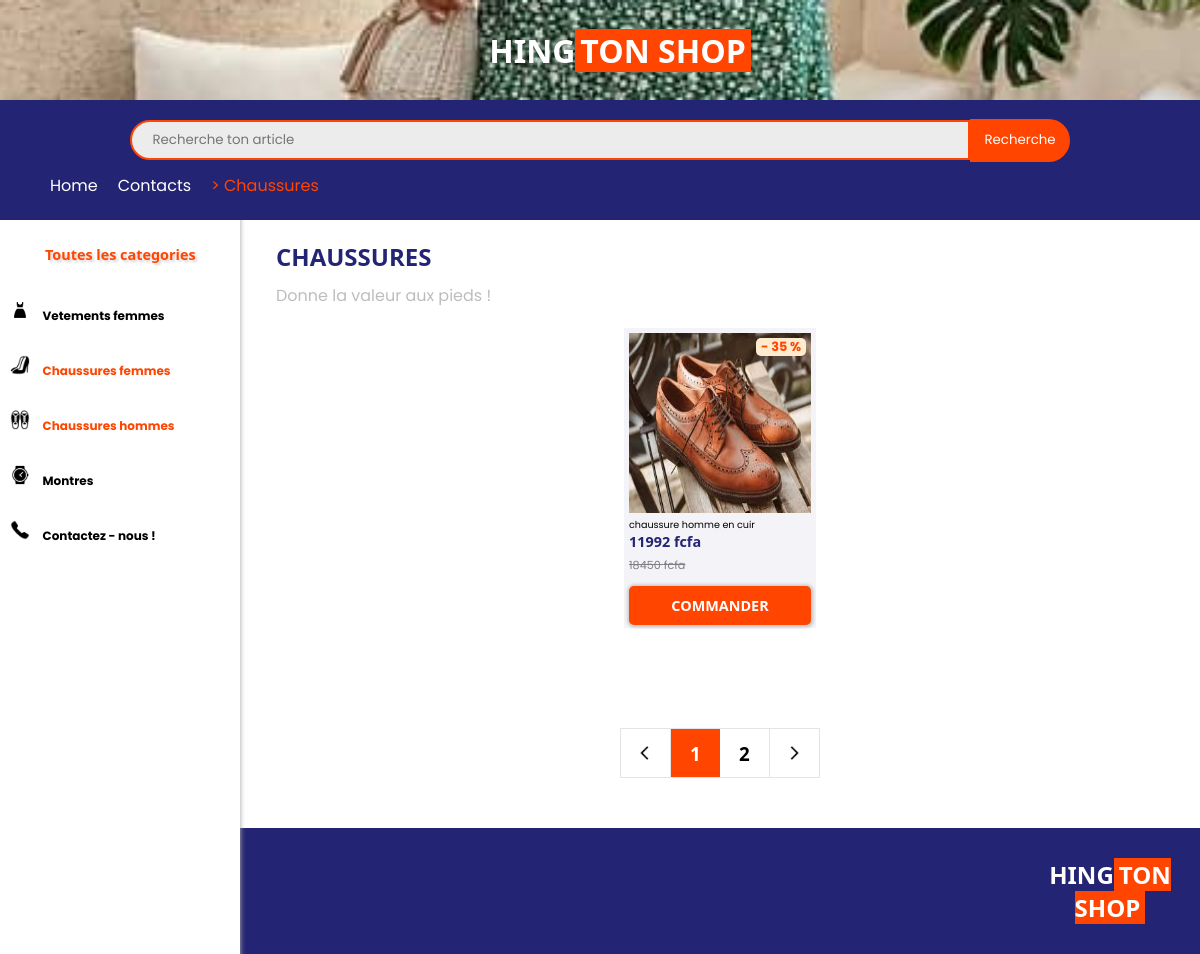
/sac, run on the app's committed database.
### app.py (models this page shows, shortened)
class Ajouter(db.Model):
    id = db.Column(db.Integer, primary_key = True)
    nom = db.Column(db.String(15), unique = False , nullable = False)
    description = db.Column(db.String(100), unique = False , nullable = False)
    prix = db.Column(db.String(100), unique = False , nullable = False)
    porce = db.Column(db.String(100), unique = False , nullable = False)
    porceprix = db.Column(db.String(100), unique = False , nullable = False)
    categorie = db.Column(db.String(100), unique = False , nullable = False)
    image = db.Column(db.String(100), unique = True , nullable = False)
    twoimage = db.Column(db.String(100), unique = False , nullable = False)
    threeimage = db.Column(db.String(100), unique = False , nullable = False)
    forimage = db.Column(db.String(100), unique = False , nullable = False)
    xs = db.Column(db.String(100), unique = False , nullable = False)
    s = db.Column(db.String(100), unique = False , nullable = False)
    m = db.Column(db.String(100), unique = False , nullable = False)
    l = db.Column(db.String(100), unique = False , nullable = False)
    xl = db.Column(db.String(100), unique = False , nullable = False)
    xxl = db.Column(db.String(100), unique = False , nullable = False)
    rouge = db.Column(db.String(100), unique = False , nullable = False)
    blanc = db.Column(db.String(100), unique = False , nullable = False)
    noir = db.Column(db.String(100), unique = False , nullable = False)
    jaune = db.Column(db.String(100), unique = False , nullable = False)
    vert = db.Column(db.String(100), unique = False , nullable = False)
    orange = db.Column(db.String(100), unique = False , nullable = False)
    bleu = db.Column(db.String(100), unique = False , nullable = False)
    rose = db.Column(db.String(100), unique = False , nullable = False)
    marron = db.Column(db.String(100), unique = False , nullable = False)
    violet = db.Column(db.String(100), unique = False , nullable = False)
    gris = db.Column(db.String(100), unique = False , nullable = False)
    tranwite = db.Column(db.String(100), unique = False , nullable = False)
    tranneuf = db.Column(db.String(100), unique = False , nullable = False)
    karente = db.Column(db.String(100), unique = False , nullable = False)
    tranwiteun = db.Column(db.String(100), unique = False , nullable = False)
    tranwitedeux = db.Column(db.String(100), unique = False , nullable = False)
    tranwitrois = db.Column(db.String(100), unique = False , nullable = False)
    tranwitekate = db.Column(db.String(100), unique = False , nullable = False)

### app.py (the view)
@app.route("/sac")
def sac():
    data = []
    a = Ajouter.query.all()
    for i in a:
        if i.categorie == 'chaussure':
            data.append(i)
    return render_template("sac.html", data = data)

### templates/sac.html (shortened to what this page needs)
<!DOCTYPE html>
<html lang="en">
<head>
    <link rel="stylesheet" href="/static/CSS/vent.css">
</head>
<body>
    <div class="imageinforer">
        <div class="retse">
            <div class="menu">
                <h1 >Toutes les categories</h1>
            </div>
            <a href="/vente" style="text-decoration: none;">
                <p ><img src="{{url_for('static', filename='IMAGE/habifeme.png')}}" width="20px" alt=""> <span>Vetements femmes </span></p>
            </a>
            <a href="/sac" style="text-decoration: none;">
                <p ><img src="{{url_for('static', filename='IMAGE/chofeme.png')}}" width="20px" alt=""> <span style="color: orangered;">Chaussures femmes </span></p>
            </a>
            <a href="/sac" style="text-decoration: none;">
                <p ><img src="{{url_for('static', filename='IMAGE/shoe.png')}}" width="20px" alt=""> <span style="color: orangered;">Chaussures hommes</span></p>
            </a>
            <a href="/montre" style="text-decoration: none;">
                <p ><img src="{{url_for('static', filename='IMAGE/montre.png')}}" width="20px" alt=""> <span>Montres </span></p>
            </a>
            <a href="/#contace" style="text-decoration: none;">
                <p ><img src="{{url_for('static', filename='IMAGE/tle.png')}}" width="20px" alt=""> <span>Contactez - nous ! </span></p>
            </a>
        </div>
    </div>
    <div class="ente">
        <div class="tete">
            <div class="te1">
                <h1 style="font-family: 'Segoe UI', Tahoma, Geneva, Verdana, sans-serif;font-size: 2rem;color: white;
            ">HING<span id="deuxlogo">TON SHOP</span></h1>
            </div>
        </div>
        <div class="entete">
            <form action="/mesrecherches" method="post" id="formulaire">
                <input type="text" id="input" placeholder="Recherche ton article" style="color: black;"name="recher">
                <button id="bouton">Recherche</button>
            </form>
            <div class="mennn">
                <nav>
                    <ul>
                        <li>
                            <div >
                                <a href="/" id="home">Home</a>
                            </div>
                        </li>
                        <li>
                            <a href="/#contace" id="contact">Contacts</a>
                        </li>
                        <li>
                            <div class="menue">
                                <a href="#" class="menue" id="cleud" style="color: orangered;">> Chaussures</a>
                            </div>
                        </li>
                    </ul>
                </nav>
            </div>
        </div>
    </div>
    <div class="lesimages">
        <div class="tetyrr">
            <div class="restrer">
                <h1 style="color: rgb(36, 36, 116);">CHAUSSURES</h1>
                <p >Donne la valeur aux pieds ! </p>
            </div>
        </div>
        <div class="image">
            <div class="imageinforere">
            </div>
            <div class="mesimages">
                {% for i in data %}
                <a href="/sacs/{{i.id}}" id="imgform">
                    <div class="ima">
                        <img src="{{url_for('static', filename='uploads/' + i.image)}}" width="120px"
                        height = "120px" alt="">
                        <div class="poircentag">
                            {% if i.porce != 0 %}
                            <p style="font-size:0.8rem;color: orangered;font-weight: bolder;background-color: blanchedalmond;padding-left: 5px;border-radius: 5px;">- {{i.porce}} %</p>
                            {% endif %}
                        </div>
                    </div>
                    <div class="priximgform">
                        <p style="font-size: 0.6rem;color: rgb(121, 121, 121);padding-top: 5px;color: black;">{{i.nom}}</p>
                        <h1 style="font-size: 0.9rem;font-family: 'Segoe UI', Tahoma, Geneva, Verdana, sans-serif;color: rgb(36, 36, 116);
                        ">{{i.porceprix}} fcfa</h1>
                        {% if i.porceprix != 0 %}
                        <s style="font-size: 0.7rem;color: gray;padding-top: 5px;">{{i.prix}} fcfa</s>
                        {% endif %}
                        <div id="imgformidd">
                            <h1 style="font-size: 0.9rem;font-family: 'Segoe UI', Tahoma, Geneva, Verdana, sans-serif;color: white;
                            ">COMMANDER</h1>
                        </div>
                    </div>
                </a>
                {%endfor%}
            </div>
        </div>
    </div>
    <div class="redirectse">
        <div class="reatsge1">
        </div>
        <div class="reatsge2">
            <div class="rectangle">
                <a href="/vente" class="fec1">
                    <img src="{{url_for('static', filename='IMAGE/sup.png')}}" width="20px" alt="">
                </a>
                <div class="posietd">
                    <h3>1</h3>
                </div>
                <div class="posietd2">
                    <h3>2</h3>
                </div>
                <a href="/indisponible" class="fec2">
                    <img src="{{url_for('static', filename='IMAGE/inf.png')}}" width="20px" alt="">
                </a>
            </div>
        </div>
    </div>
    <footer id="foot" style="padding-left: 1020px;">
        <header id="head" >
            <h1 style="font-family: 'Segoe UI', Tahoma, Geneva, Verdana, sans-serif;font-size: 1.5rem;text-align: center;padding-bottom: 30px;padding-top: 10px;color: white;
            ">HING<span id="deuxlogo">TON SHOP</span></h1>
        </header>
    </footer>
</body>
</html>

### data on the page
Ajouter: image (picture), porce "35", nom "chaussure homme en cuir", porceprix "11992", prix "18450"
